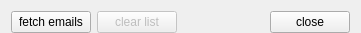
   <widget class="QWidget" name="layoutWidget_bottom_btns">
    <property name="geometry">
     <rect>
      <x>619</x>
      <y>738</y>
      <width>361</width>
      <height>31</height>
     </rect>
    </property>
    <layout class="QHBoxLayout" name="horizontalLayout_5_btns_fetch_close">
     <property name="bottomMargin">
      <number>0</number>
     </property>
     <item>
      <widget class="QPushButton" name="btnFetchMail">
       <property name="enabled">
        <bool>true</bool>
       </property>
       <property name="text">
        <string>fetch emails</string>
       </property>
      </widget>
     </item>
     <item>
      <widget class="QPushButton" name="btnClearMailList">
       <property name="enabled">
        <bool>false</bool>
       </property>
       <property name="text">
        <string>clear list</string>
       </property>
      </widget>
     </item>
     <item>
      <spacer name="horizontalSpacer">
       <property name="orientation">
        <enum>Qt::Orientation::Horizontal</enum>
       </property>
       <property name="sizeHint" stdset="0">
        <size>
         <width>20</width>
         <height>20</height>
        </size>
       </property>
      </spacer>
     </item>
     <item>
      <widget class="QPushButton" name="btnCloseApp">
       <property name="enabled">
        <bool>true</bool>
       </property>
       <property name="text">
        <string>close</string>
       </property>
      </widget>
     </item>
    </layout>
   </widget>
